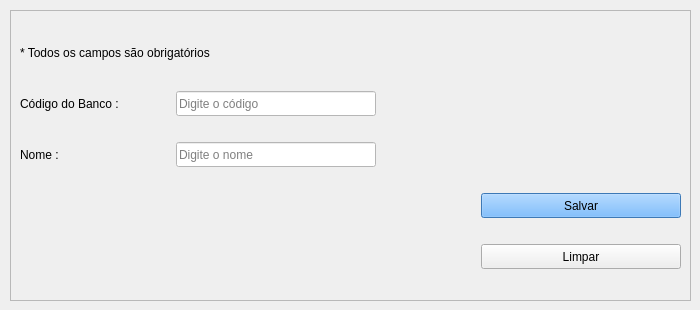
         <widget class="QWidget" name="tab_cadastroBancos">
          <attribute name="title">
           <string>Cadastrar Banco</string>
          </attribute>
          <widget class="QFrame" name="frame_cadastrarBanco">
           <property name="geometry">
            <rect>
             <x>10</x>
             <y>10</y>
             <width>681</width>
             <height>291</height>
            </rect>
           </property>
           <property name="frameShape">
            <enum>QFrame::StyledPanel</enum>
           </property>
           <property name="frameShadow">
            <enum>QFrame::Raised</enum>
           </property>
           <layout class="QGridLayout" name="gridLayout_2">
            <item row="3" column="1">
             <widget class="QLineEdit" name="lineEdit_nomeBanco">
              <property name="minimumSize">
               <size>
                <width>200</width>
                <height>25</height>
               </size>
              </property>
              <property name="maximumSize">
               <size>
                <width>200</width>
                <height>25</height>
               </size>
              </property>
              <property name="styleSheet">
               <string notr="true">background-color: rgb(255, 255, 255);
font: 12pt &quot;Segoe UI&quot;;</string>
              </property>
              <property name="placeholderText">
               <string>Digite o nome</string>
              </property>
             </widget>
            </item>
            <item row="3" column="0">
             <widget class="QLabel" name="label_titNomeBanco">
              <property name="minimumSize">
               <size>
                <width>150</width>
                <height>25</height>
               </size>
              </property>
              <property name="maximumSize">
               <size>
                <width>150</width>
                <height>25</height>
               </size>
              </property>
              <property name="styleSheet">
               <string notr="true">font: 12pt &quot;Segoe UI&quot;;</string>
              </property>
              <property name="text">
               <string>Nome :</string>
              </property>
              <property name="alignment">
               <set>Qt::AlignJustify|Qt::AlignVCenter</set>
              </property>
             </widget>
            </item>
            <item row="0" column="0" colspan="2">
             <widget class="QLabel" name="label_3">
              <property name="minimumSize">
               <size>
                <width>0</width>
                <height>25</height>
               </size>
              </property>
              <property name="maximumSize">
               <size>
                <width>16777215</width>
                <height>25</height>
               </size>
              </property>
              <property name="text">
               <string>* Todos os campos são obrigatórios</string>
              </property>
             </widget>
            </item>
            <item row="2" column="0">
             <widget class="QLabel" name="label_titCodBanco">
              <property name="minimumSize">
               <size>
                <width>150</width>
                <height>25</height>
               </size>
              </property>
              <property name="maximumSize">
               <size>
                <width>150</width>
                <height>25</height>
               </size>
              </property>
              <property name="styleSheet">
               <string notr="true">font: 12pt &quot;Segoe UI&quot;;</string>
              </property>
              <property name="text">
               <string>Código do Banco :</string>
              </property>
              <property name="alignment">
               <set>Qt::AlignJustify|Qt::AlignVCenter</set>
              </property>
             </widget>
            </item>
            <item row="2" column="1" colspan="2">
             <widget class="QLineEdit" name="lineEdit_codBanco">
              <property name="minimumSize">
               <size>
                <width>200</width>
                <height>25</height>
               </size>
              </property>
              <property name="maximumSize">
               <size>
                <width>200</width>
                <height>25</height>
               </size>
              </property>
              <property name="styleSheet">
               <string notr="true">background-color: rgb(255, 255, 255);
font: 12pt &quot;Segoe UI&quot;;</string>
              </property>
              <property name="placeholderText">
               <string>Digite o código</string>
              </property>
             </widget>
            </item>
            <item row="5" column="3">
             <widget class="QPushButton" name="pushButton_limparBanco">
              <property name="enabled">
               <bool>true</bool>
              </property>
              <property name="minimumSize">
               <size>
                <width>200</width>
                <height>25</height>
               </size>
              </property>
              <property name="maximumSize">
               <size>
                <width>200</width>
                <height>25</height>
               </size>
              </property>
              <property name="autoFillBackground">
               <bool>false</bool>
              </property>
              <property name="styleSheet">
               <string notr="true">font: 12pt &quot;Segoe UI&quot;;</string>
              </property>
              <property name="text">
               <string>Limpar</string>
              </property>
             </widget>
            </item>
            <item row="4" column="3">
             <widget class="QPushButton" name="pushButton_salvarBanco">
              <property name="enabled">
               <bool>true</bool>
              </property>
              <property name="minimumSize">
               <size>
                <width>200</width>
                <height>25</height>
               </size>
              </property>
              <property name="maximumSize">
               <size>
                <width>200</width>
                <height>25</height>
               </size>
              </property>
              <property name="autoFillBackground">
               <bool>false</bool>
              </property>
              <property name="styleSheet">
               <string notr="true">background-color: rgb(85, 170, 255);
font: 12pt &quot;Segoe UI&quot;;</string>
              </property>
              <property name="text">
               <string>Salvar</string>
              </property>
             </widget>
            </item>
           </layout>
          </widget>
         </widget>
